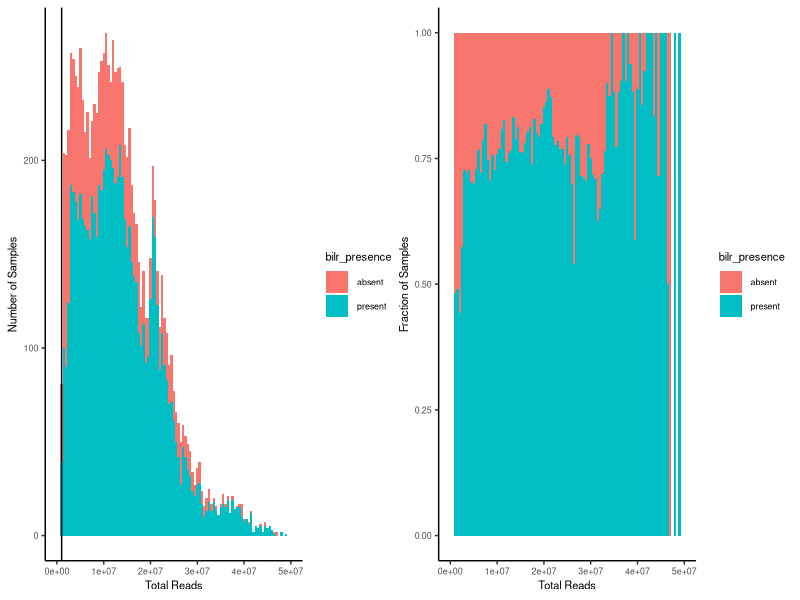
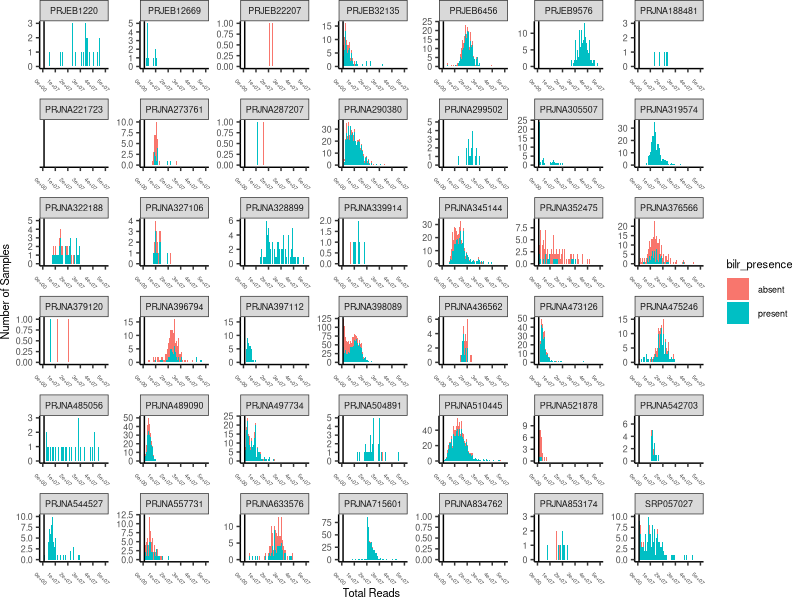
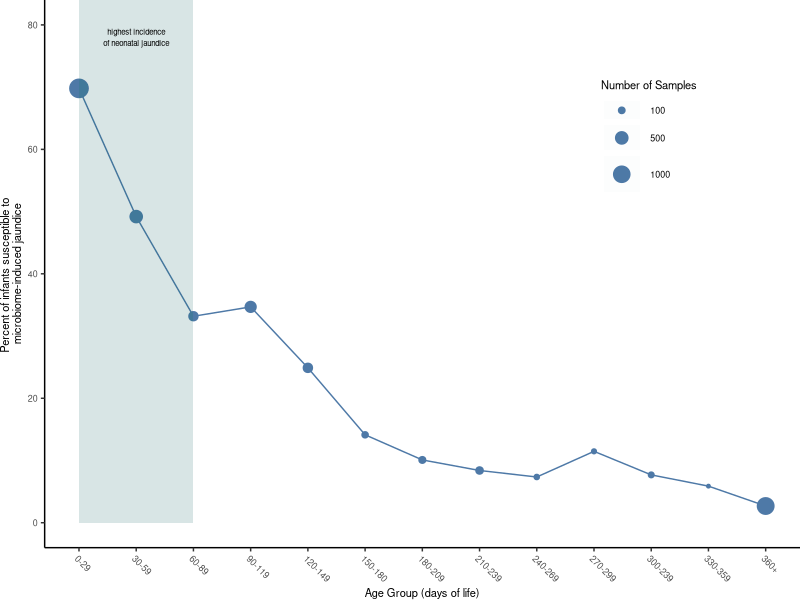
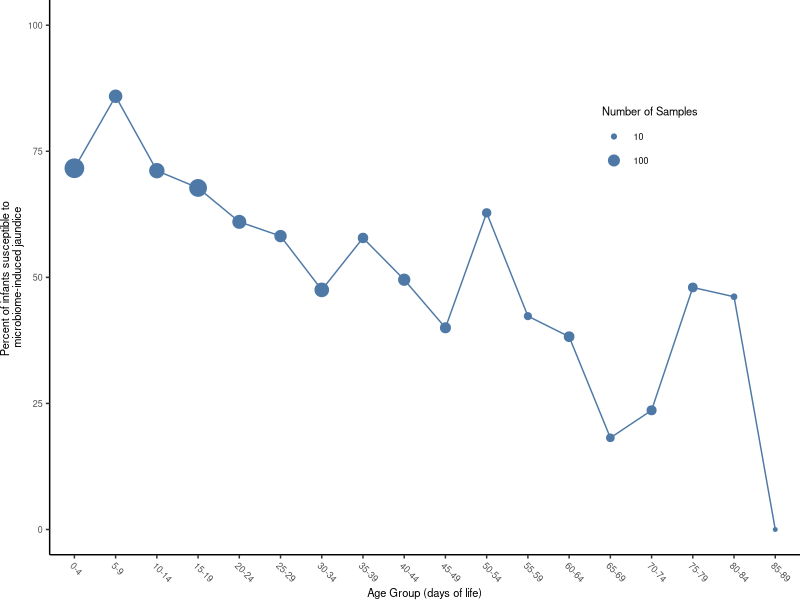
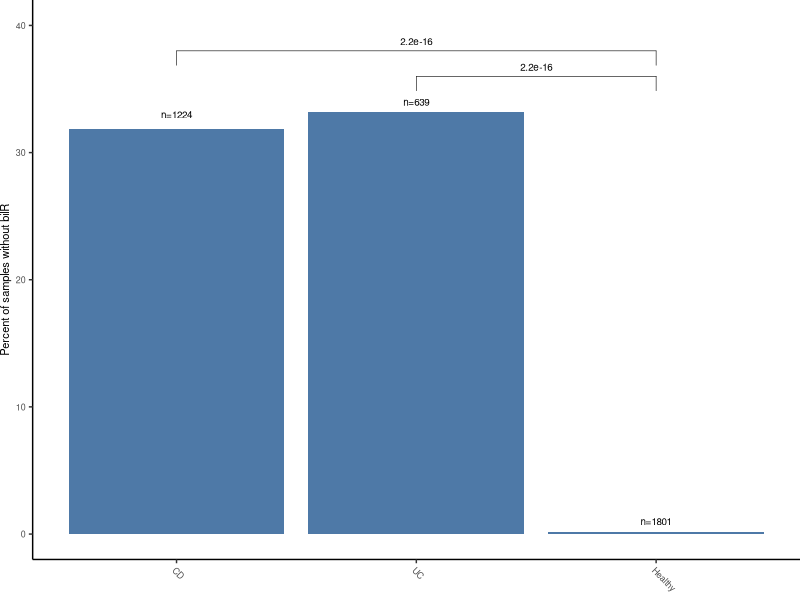
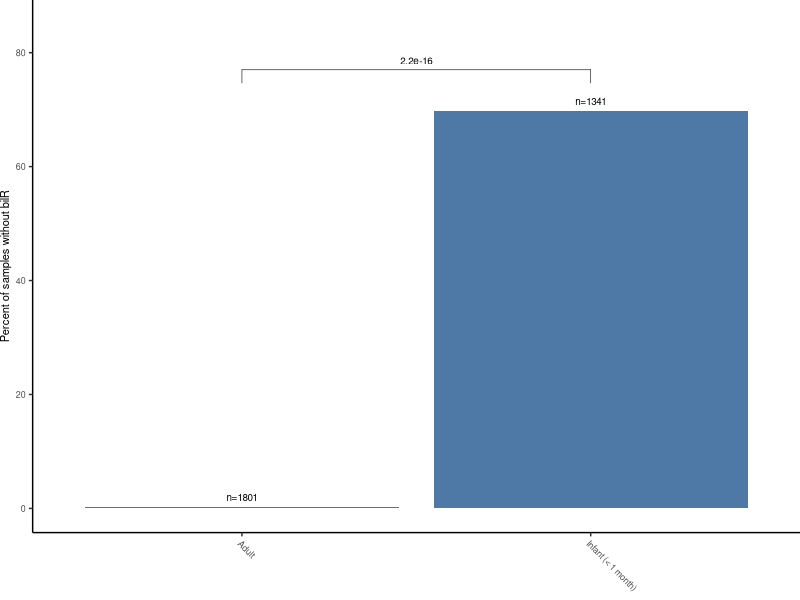
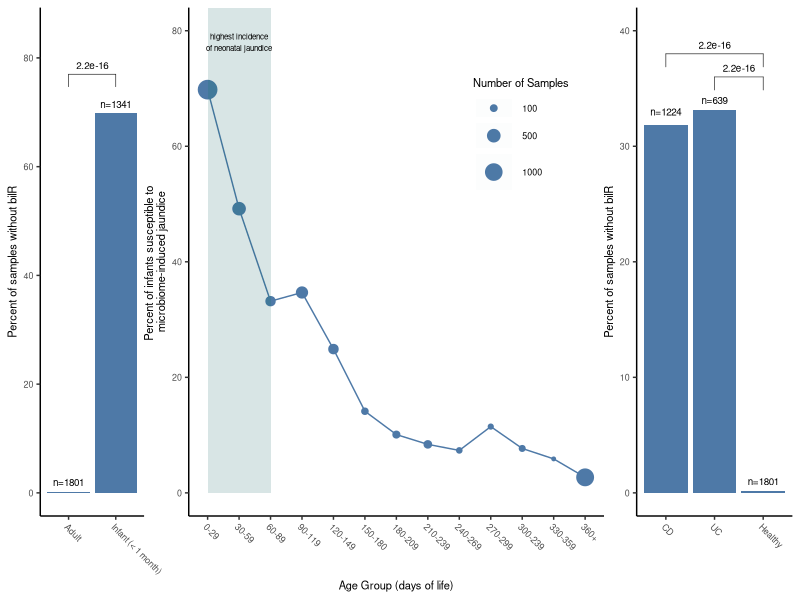
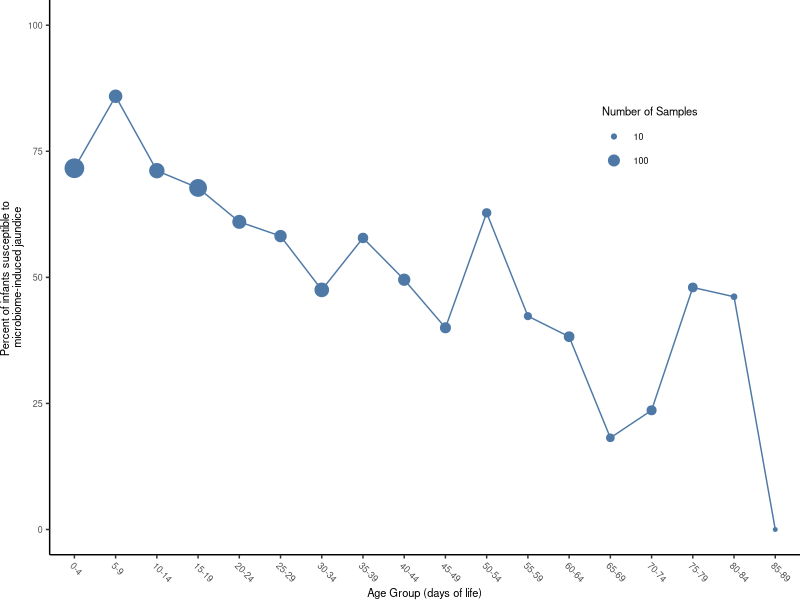

Reproduce these figures in R, in order.
## ---- chunk 1
library(ggplot2)
library(ggpubr)
library(dplyr)
library(patchwork)
library(ggthemes)
library(tidyverse)

pub_theme <- function() {
  theme_bw() + 
    theme(
      panel.grid.major = element_blank(), 
      panel.grid.minor = element_blank(), 
      panel.border = element_blank(), 
      axis.line = element_line(colour = "black"), 
      text=element_text(family = 'sans', size = 8),  
      plot.margin= margin(0,0,0,0,'cm'), 
      panel.background = element_blank(),
      plot.background = element_blank())
}
## ---- chunk 2
# Read in overall data file
project_data <- read.csv('./bilirubin_mgx_data.csv', row.names = 1)

# Calculate CPM values for bilR and GUS genes. Remove samples with less than 1 
# million reads
project_data$bilr_tot <- (project_data$bilR/project_data$total_reads)*1000000
project_data$gus_tot <- (project_data$gus/project_data$total_reads)*1000000
project_data <- project_data[project_data$total_reads > 1000000,]


# Classify each sample as having bilR present or absent if CPM is greater than 5
cpm_threshold = 5
project_data$bilr_presence[project_data$bilr_tot <= cpm_threshold] <- 'absent'
project_data$bilr_presence[project_data$bilr_tot > cpm_threshold] <- 'present'
project_data$gus_presence[project_data$gus_tot <= cpm_threshold] <- 'absent'
project_data$gus_presence[project_data$gus_tot > cpm_threshold] <- 'present'

## ---- chunk 3
# Plot lower abundance bins where most data points fall. 
bilr_hist <- ggplot(project_data, aes(x=total_reads, fill=bilr_presence)) + 
  geom_histogram(binwidth = 500000) + pub_theme() + xlim(0,5.0e07) + 
  xlab('Total Reads') + ylab('Number of Samples') + geom_vline(xintercept = 1000000)
bilr_hist_stack <- ggplot(project_data, aes(x=total_reads, fill=bilr_presence)) + 
  geom_histogram(binwidth = 500000, position='fill') + pub_theme() + xlim(0,5.0e07) + 
  xlab('Total Reads') + ylab('Fraction of Samples')
bilr_hist | bilr_hist_stack
## ---- chunk 4
# Plot lower abundance bins where most data points fall. 
bilr_hist_panels <- ggplot(project_data, aes(x=total_reads, fill=bilr_presence)) + 
  geom_histogram(binwidth = 500000) + pub_theme() + xlim(0,5.0e07) + 
  xlab('Total Reads') + ylab('Number of Samples') + geom_vline(xintercept = 1000000) +
  facet_wrap(~bioproject, scales = 'free')  + theme(axis.text.x = element_text(size = 4, angle = -45))

bilr_hist_panels
## ---- chunk 5
# Subset project data to only include samples from infant data sets in first year
infant_data <- project_data[project_data$host_disease == 'infant',]
infant_data$host_age <- as.numeric(infant_data$host_age)
infant_data <- infant_data[!is.na(infant_data$host_age), ]
infant_data <- infant_data[infant_data$host_age <= 365,]

# Bin first year infant samples into bins of 30 days
infant_data$bin <- cut(infant_data$host_age, seq(-1, max(infant_data$host_age)+30, 30))

infant_data$bin <- factor(infant_data$bin, levels = c('(-1,29]', '(29,59]', '(59,89]',
                                                                    '(89,119]', '(119,149]', '(149,179]',
                                                                    '(179,209]', '(209,239]', '(239,269]',
                                                                    '(269,299]', '(299,329]', '(329,359]',
                                                                    '(359,389]'), 
                                 labels = c('0-29', '30-59', '60-89',
                                            '90-119', '120-149', '150-180',
                                            '180-209', '210-239', '240-269',
                                            '270-299', '300-239', '330-359',
                                            '360+'))


# Calculate fraction of samples with bilR present across infant age bins. 
means_bilr <- as.data.frame(infant_data %>% 
                              group_by(bin) %>% 
                              summarise(across(bilr_tot, mean), sample_size = n()))
colnames(means_bilr) <- c('age', 'avg', 'Number of Samples')
t <- as.data.frame(table(infant_data[c('bin', 'bilr_presence')]))
t <- t[t$bilr_presence == 'present',]
colnames(t) <- c('age', 'presence', 'present_count')
means_bilr <- merge(means_bilr, t, by='age')
means_bilr$frac <- means_bilr$present_count / means_bilr$`Number of Samples`

# Plot bilR abscence (1-presence) over the first year of life. 
bilR_infants <- ggplot(means_bilr, aes(x=factor(age), y=(1-frac)*100, size=`Number of Samples`, group='Gene')) + geom_point(color='#4E79A7') +
  geom_line(size=0.5, color='#4E79A7') +  pub_theme() + xlab('Age Group (days of life)') +
  ylab('Percent of infants susceptible to \nmicrobiome-induced jaundice') + 
  theme(axis.text.x=element_text(angle = -45, hjust = 0), legend.position = c(0.80,0.75), legend.background = element_rect(colour = NA),
        plot.margin= margin(0,0,0,0,'cm')) + 
  ylim(0,80) + scale_color_tableau(palette = "Tableau 10", type = "regular",direction = 1) + 
  geom_rect(aes(xmin='0-29', xmax='60-89', ymin=0, ymax=Inf), fill='#4E79A7', alpha=0.01) + 
  annotate(geom='text', x='30-59', y=78, label='highest incidence\nof neonatal jaundice', size=2) + scale_size(breaks=c(100,500,1000))

infant_frac <- means_bilr
infant_frac <- infant_frac[c('age', 'frac')]

bilR_infants
## ---- chunk 6
# Subset project data to only include samples from infant data sets in first year
infant_data_3m <- project_data[project_data$host_disease == 'infant',]
infant_data_3m$host_age <- as.numeric(infant_data_3m$host_age)
infant_data_3m <- infant_data_3m[!is.na(infant_data_3m$host_age), ]
infant_data_3m <- infant_data_3m[infant_data_3m$host_age <= 89,]

# Bin first year infant samples into bins of 30 days
infant_data_3m$bin <- cut(infant_data_3m$host_age, seq(-1, max(infant_data_3m$host_age)+5, 5))

infant_data_3m$bin <- factor(infant_data_3m$bin, levels = c('(-1,4]','(4,9]','(9,14]','(14,19]','(19,24]','(24,29]','(29,34]','(34,39]','(39,44]','(44,49]','(49,54]','(54,59]','(59,64]','(64,69]','(69,74]','(74,79]','(79,84]','(84,89]'), 
                                 labels = c('0-4','5-9','10-14','15-19','20-24','25-29','30-34','35-39','40-44','45-49','50-54','55-59','60-64','65-69','70-74','75-79','80-84','85-89'))


# Plot bilR presence over time for infants
means_bilr <- as.data.frame(infant_data_3m %>% 
                              group_by(bin) %>% 
                              summarise(across(bilr_tot, mean), sample_size = n()))
colnames(means_bilr) <- c('age', 'avg', 'Number of Samples')
t <- as.data.frame(table(infant_data_3m[c('bin', 'bilr_presence')]))
t <- t[t$bilr_presence == 'present',]
colnames(t) <- c('age', 'presence', 'present_count')
means_bilr <- merge(means_bilr, t, by='age')
means_bilr$frac <- means_bilr$present_count / means_bilr$`Number of Samples`
means_bilr <- means_bilr[order(means_bilr$age),]

bilR_infants_3m <- ggplot(means_bilr, aes(x=age, y=(1-frac)*100, size=`Number of Samples`, group='Gene')) + geom_point(color='#4E79A7') +
  geom_line(size=0.5, color='#4E79A7') +  pub_theme() + xlab('Age Group (days of life)') +
  ylab('Percent of infants susceptible to \nmicrobiome-induced jaundice') + 
  theme(axis.text.x=element_text(angle = -45, hjust = 0), legend.position = c(0.80,0.75), legend.background = element_rect(colour = NA),
        plot.margin= margin(0,0,0,0,'cm')) + scale_x_discrete(limits=c('0-4','5-9','10-14','15-19','20-24','25-29','30-34','35-39','40-44','45-49','50-54','55-59','60-64','65-69','70-74','75-79','80-84','85-89')) +
  ylim(0,100) + scale_color_tableau(palette = "Tableau 10", type = "regular",direction = 1) + scale_size(breaks=c(10,100,500))
ggsave('S4Figure.png', bg='transparent', width=7, height=4)
bilR_infants_3m
## ---- chunk 7
# Subset data to only include samples from healthy adults, CD, or UC patients. 
ibd_data <- project_data[project_data$host_disease %in% c('CD', 'UC', 'healthy'),]


bilr_disease <- as.data.frame.matrix(table(ibd_data[c('host_disease', 'bilr_presence')]))
bilr_disease$host_disease <- row.names(bilr_disease)
bilr_disease$host_disease <- factor(bilr_disease$host_disease, levels=c('CD', 'UC', 'healthy'), labels=c('CD', 'UC', 'Healthy'))
bilr_disease$total <- bilr_disease$absent + bilr_disease$present
bilr_disease$absent_frac <- bilr_disease$absent / bilr_disease$total

project_sub <-  ibd_data[ibd_data$host_disease %in% c('CD', 'UC', 'healthy'),]
project_sub$host_disease <- factor(project_sub$host_disease, levels=c('CD', 'UC', 'healthy'))
prop.test(table(project_sub$host_disease, project_sub$bilr_presence), correct=TRUE)

project_sub_sub <- ibd_data[ibd_data$host_disease %in% c('CD', 'UC'),]
project_sub_sub$host_disease <- factor(project_sub_sub$host_disease, levels=c('CD', 'UC'))
prop.test(table(project_sub_sub$host_disease, project_sub_sub$bilr_presence), correct=TRUE)

project_sub_sub <- ibd_data[ibd_data$host_disease %in% c('CD', 'healthy'),]
project_sub_sub$host_disease <- factor(project_sub_sub$host_disease, levels=c('CD', 'healthy'))
prop.test(table(project_sub_sub$host_disease, project_sub_sub$bilr_presence), correct=TRUE)

project_sub_sub <- ibd_data[ibd_data$host_disease %in% c('UC', 'healthy'),]
project_sub_sub$host_disease <- factor(project_sub_sub$host_disease, levels=c('UC', 'healthy'))
prop.test(table(project_sub_sub$host_disease, project_sub_sub$bilr_presence), correct=TRUE)


healthy_ibd <- ggplot(bilr_disease, aes(x=host_disease, y=absent_frac*100), ) + 
  geom_bar(stat = 'identity', position='stack', fill='#4E79A7') + ylim(0,40) +
  theme_bw() +
  ylab('Percent of samples without bilR') + pub_theme() + xlab(element_blank()) +
  theme(axis.text.x=element_text(angle = -45, hjust = 0), legend.position='none;') + scale_fill_tableau(palette = "Tableau 10", type = "regular",direction = 1) +
  geom_bracket(xmin=c('CD', 'UC'), xmax=c('Healthy', 'Healthy'), label=c('2.2e-16', '2.2e-16'), y.position = c(38, 36), size=0.2, label.size=2.5, vjust=0) + 
  annotate(geom='text', x=c('CD', 'UC', 'Healthy'), y=c(33, 34, 1),label=c('n=1224', 'n=639', 'n=1801') , size=2.5)

disease_frac <- bilr_disease[c('absent_frac')]


healthy_ibd



## ---- chunk 8
colnames(infant_frac) <- c('group', 'absent_frac')
infant_frac$absent_frac <- 1-infant_frac$absent_frac
disease_frac$group <- rownames(disease_frac)
healthy_infant <- rbind(infant_frac, disease_frac)
healthy_infant <- healthy_infant[healthy_infant$group %in% c('healthy', '0-29'),]
healthy_infant$group <- factor(healthy_infant$group, levels=c('healthy', '0-29'),
                               labels=c('Adult', 'Infant (< 1 month)'))

healthy_infant_dat <- rbind(infant_data[infant_data$host_age <= 30,][c('host_disease', 'bilr_presence')], ibd_data[ibd_data$host_disease == 'healthy',][c('host_disease', 'bilr_presence')])
healthy_infant_dat$host_disease <- factor(healthy_infant_dat$host_disease, levels=c('infant', 'healthy'))
prop.test(table(healthy_infant_dat$host_disease, healthy_infant_dat$bilr_presence), correct=TRUE)


health_infant <- ggplot(healthy_infant, aes(x=group, y=absent_frac*100), ) + 
  geom_bar(stat = 'identity', position='stack', fill='#4E79A7') + ylim(0,85) +
  theme_bw() +
  ylab('Percent of samples without bilR') + pub_theme() + xlab(element_blank()) +
  theme(axis.text.x=element_text(angle = -45, hjust = 0), legend.position='none', plot.margin= margin(0,0,0,0,'cm')) + scale_fill_tableau(palette = "Tableau 10", type = "regular",direction = 1) +
  geom_bracket(xmin=c('Infant (< 1 month)'), xmax=c('Adult'), label=c('2.2e-16'), y.position = c(77), size=0.2, label.size=2.5, vjust=0) + 
  annotate(geom='text', x=c('Infant (< 1 month)', 'Adult'), y=c(71.5, 2),label=c('n=1341','n=1801') , size=2.5)
health_infant
## ---- chunk 9
health_infant + bilR_infants + healthy_ibd + plot_layout(widths=c(1,4,1.5))
ggsave('Figure6.svg', bg='transparent', width=7, height=4)
